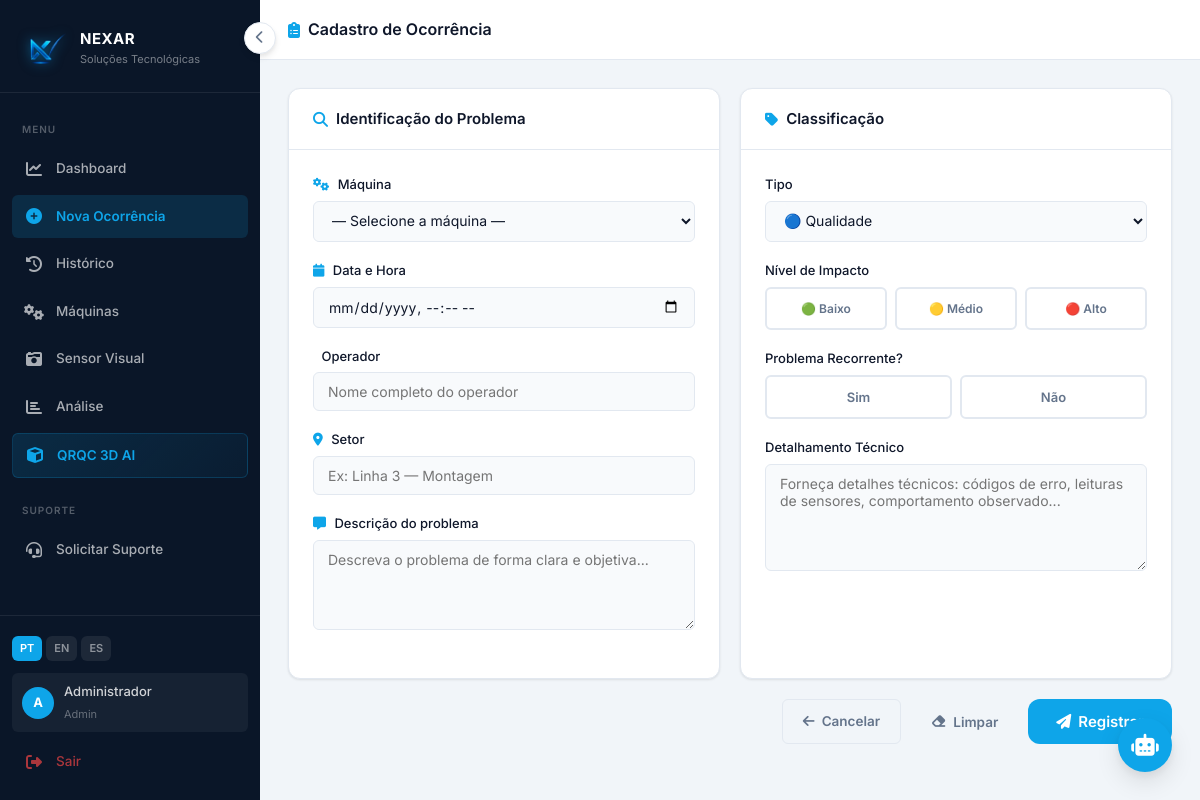
The app's page /CadastroOcorrencia (signed in) with its own data.
### tables this page shows
CREATE TABLE usuarios (
            id INTEGER PRIMARY KEY AUTOINCREMENT,
            nome TEXT NOT NULL,
            email TEXT UNIQUE NOT NULL,
            senha_hash TEXT NOT NULL,
            perfil TEXT DEFAULT 'operador',
            ativo INTEGER DEFAULT 1,
            criado_em DATETIME DEFAULT CURRENT_TIMESTAMP
        );

### app.py (the view)
@app.route("/CadastroOcorrencia")
@login_required
def CadastroOcorrencia():
    conn = get_db()
    maquinas = conn.execute("SELECT id, nome, setor FROM maquinas ORDER BY nome").fetchall()
    conn.close()
    preselect = request.args.get("maquina", type=int)
    return render_template("CadastroOcorrencia.html", maquinas=maquinas, preselect_maquina=preselect)

### app.py (called while the page is built)
def get_db():
    conn = sqlite3.connect("qrqc.db")
    conn.row_factory = sqlite3.Row
    return conn

@login_manager.user_loader
def load_user(user_id):
    conn = get_db()
    u = conn.execute("SELECT * FROM usuarios WHERE id = ?", (user_id,)).fetchone()
    conn.close()
    if u:
        return User(u["id"], u["nome"], u["email"], u["perfil"])
    return None

@app.context_processor
def inject_globals():
    lang = session.get("lang", "pt")
    return {"t": TRANSLATIONS.get(lang, TRANSLATIONS["pt"]), "lang": lang}

### templates/CadastroOcorrencia.html (shortened to what this page needs)
{% extends 'menu.html' %}
{% block content %}
<div class="topbar">
  <div class="topbar-title">
    <i class="fas fa-clipboard-list"></i> {{ t.cadastro_titulo }}
  </div>
</div>
<div class="page-body">
  <form action="{{ url_for('registrar_ocorrencia') }}" method="POST" id="formOcorrencia">
    <div class="grid-2">
      <div class="card">
        <div class="card-header">
          <span class="card-title"><i class="fas fa-search"></i> {{ t.identificacao }}</span>
        </div>
        <div class="card-body">
          <div class="form-group">
            <label class="form-label">
              <i class="fas fa-cogs" style="color:var(--primary); margin-right:5px;"></i>
              {{ t.maquina }}
            </label>
            <select name="maquina_id" class="form-select">
              <option value="">{{ t.selecione_maquina }}</option>
            </select>
          </div>
          <div class="form-group">
            <label class="form-label">
              <i class="fas fa-calendar" style="color:var(--primary); margin-right:5px;"></i>
              {{ t.data_hora }}
            </label>
            <input type="datetime-local" name="data_ocorrencia" class="form-control" required />
          </div>
          <div class="form-group">
            <label class="form-label">
              {{ t.operador }}
            </label>
            <input type="text" name="nome_operador" class="form-control"
                   placeholder="Nome completo do operador" required />
          </div>
          <div class="form-group">
            <label class="form-label">
              <i class="fas fa-map-marker-alt" style="color:var(--primary); margin-right:5px;"></i>
              {{ t.setor }}
            </label>
            <input type="text" name="setor_area" class="form-control"
                   placeholder="Ex: Linha 3 — Montagem" required />
          </div>
          <div class="form-group">
            <label class="form-label">
              <i class="fas fa-comment-alt" style="color:var(--primary); margin-right:5px;"></i>
              {{ t.descricao }}
            </label>
            <textarea name="descricao" class="form-control" rows="4"
                      placeholder="Descreva o problema de forma clara e objetiva..." required></textarea>
          </div>
        </div>
      </div>
      <div class="card">
        <div class="card-header">
          <span class="card-title"><i class="fas fa-tag"></i> {{ t.classificacao }}</span>
        </div>
        <div class="card-body">
          <div class="form-group">
            <label class="form-label">{{ t.tipo }}</label>
            <select name="tipo_ocorrencia" class="form-select" required>
              <option value="Qualidade">🔵 {{ t.qualidade }}</option>
            </select>
          </div>
          <div class="form-group">
            <label class="form-label">{{ t.impacto }}</label>
            <div class="impact-grid" id="impactoGroup">
              <div class="impact-btn" data-value="Baixo" data-level="baixo" onclick="selImpacto(this)" style="
                text-align:center; padding:10px 6px; border-radius:var(--radius-sm);
                border:2px solid var(--border); font-size:12px; font-weight:600;
                color:var(--text-muted); transition:var(--transition); cursor:pointer;
              ">🟢 {{ t.baixo }}</div>
              <div class="impact-btn" data-value="Médio" data-level="medio" onclick="selImpacto(this)" style="
                text-align:center; padding:10px 6px; border-radius:var(--radius-sm);
                border:2px solid var(--border); font-size:12px; font-weight:600;
                color:var(--text-muted); transition:var(--transition); cursor:pointer;
              ">🟡 {{ t.medio }}</div>
              <div class="impact-btn" data-value="Alto" data-level="alto" onclick="selImpacto(this)" style="
                text-align:center; padding:10px 6px; border-radius:var(--radius-sm);
                border:2px solid var(--border); font-size:12px; font-weight:600;
                color:var(--text-muted); transition:var(--transition); cursor:pointer;
              ">🔴 {{ t.alto }}</div>
            </div>
          </div>
          <div class="form-group">
            <label class="form-label">{{ t.recorrente }}</label>
            <div style="display:flex; gap:8px;" id="recorrenteGroup">
              <div class="toggle-opt" data-value="Sim" onclick="selRecorrente(this)" style="
                flex:1; text-align:center; padding:10px; border-radius:var(--radius-sm);
                border:2px solid var(--border); font-size:13px; font-weight:600;
                color:var(--text-muted); transition:var(--transition); cursor:pointer;
              ">Sim</div>
              <div class="toggle-opt" data-value="Não" onclick="selRecorrente(this)" style="
                flex:1; text-align:center; padding:10px; border-radius:var(--radius-sm);
                border:2px solid var(--border); font-size:13px; font-weight:600;
                color:var(--text-muted); transition:var(--transition); cursor:pointer;
              ">Não</div>
            </div>
          </div>
          <div class="form-group" style="margin-bottom:0;">
            <label class="form-label">{{ t.detalhamento }}</label>
            <textarea name="detalhamento_tecnico" class="form-control" rows="5"
                      placeholder="Forneça detalhes técnicos: códigos de erro, leituras de sensores, comportamento observado..."
                      required></textarea>
          </div>
        </div>
      </div>
    </div>
    <div class="actions-row">
      <a href="{{ url_for('telaInicial') }}" class="btn btn-outline">
        <i class="fas fa-arrow-left"></i> {{ t.cancelar }}
      </a>
      <button type="reset" class="btn btn-ghost">
        <i class="fas fa-eraser"></i> {{ t.limpar }}
      </button>
      <button type="submit" class="btn btn-primary btn-lg">
        <i class="fas fa-paper-plane"></i> {{ t.registrar }}
      </button>
    </div>
  </form>
</div>
{% endblock %}

### templates/menu.html (shortened to what this page needs)
<!DOCTYPE html>
<html lang="{{ lang }}">
<head>
  <link rel="stylesheet" href="/static/css/design-system.css" />
  <link rel="stylesheet" href="https://cdnjs.cloudflare.com/ajax/libs/font-awesome/6.5.0/css/all.min.css" />
</head>
<body>
<div class="app-wrapper">
  <aside class="sidebar" id="sidebar">
    <div class="sidebar-logo">
      <img src="/static/assets/img/nexar_logo_clean.png" alt="Nexar" />
      <div class="sidebar-logo-text">
        <h4>NEXAR</h4>
        <p>Soluções Tecnológicas</p>
      </div>
    </div>
    <nav class="sidebar-nav">
      <span class="nav-label">Menu</span>
      <a href="{{ url_for('dashboard') }}"
         class="nav-item {% if request.endpoint == 'dashboard' %}active{% endif %}">
        <i class="fas fa-chart-line"></i>
        <span>Dashboard</span>
      </a>
      <a href="{{ url_for('CadastroOcorrencia') }}"
         class="nav-item {% if request.endpoint == 'CadastroOcorrencia' or request.endpoint == 'registrar_ocorrencia' %}active{% endif %}">
        <i class="fas fa-plus-circle"></i>
        <span>{{ t.nova_ocorrencia }}</span>
      </a>
      <a href="{{ url_for('historico') }}"
         class="nav-item {% if request.endpoint == 'historico' %}active{% endif %}">
        <i class="fas fa-history"></i>
        <span>{{ t.historico }}</span>
      </a>
      <a href="{{ url_for('maquinas') }}"
         class="nav-item {% if 'maquina' in request.endpoint %}active{% endif %}">
        <i class="fas fa-cogs"></i>
        <span>{{ t.maquinas }}</span>
      </a>
      <a href="{{ url_for('sensor') }}"
         class="nav-item {% if request.endpoint == 'sensor' %}active{% endif %}">
        <i class="fas fa-camera-retro"></i>
        <span>Sensor Visual</span>
      </a>
      <a href="{{ url_for('analise') }}"
         class="nav-item {% if request.endpoint == 'analise' %}active{% endif %}">
        <i class="fas fa-chart-bar"></i>
        <span>Análise</span>
      </a>
      <a href="{{ url_for('historico') }}"
         class="nav-item {% if request.endpoint == 'qrqc3d' %}active{% endif %}"
         style="background: {% if request.endpoint == 'qrqc3d' %}var(--sidebar-active){% else %}linear-gradient(135deg,rgba(14,165,233,.15),rgba(14,165,233,.05)){% endif %}; border: 1px solid rgba(14,165,233,.2);">
        <i class="fas fa-cube" style="color:var(--primary)"></i>
        <span style="color:var(--primary);font-weight:600">QRQC 3D AI</span>
      </a>
      <span class="nav-label" style="margin-top:8px">Suporte</span>
      <a href="{{ url_for('solicitacao') }}"
         class="nav-item {% if request.endpoint == 'solicitacao' %}active{% endif %}">
        <i class="fas fa-headset"></i>
        <span>{{ t.solicitar_suporte }}</span>
      </a>
    </nav>
    <div class="sidebar-footer">
      <div class="lang-selector">
        <a href="{{ url_for('set_lang', lang='pt') }}"
           class="lang-btn {% if lang == 'pt' %}active{% endif %}">PT</a>
        <a href="{{ url_for('set_lang', lang='en') }}"
           class="lang-btn {% if lang == 'en' %}active{% endif %}">EN</a>
        <a href="{{ url_for('set_lang', lang='es') }}"
           class="lang-btn {% if lang == 'es' %}active{% endif %}">ES</a>
      </div>
      <div class="user-chip">
        <div class="user-avatar">
          {{ current_user.nome[0].upper() if current_user.is_authenticated else 'U' }}
        </div>
        <div class="user-info-text">
          <p>{{ current_user.nome if current_user.is_authenticated else 'Usuário' }}</p>
          <span>{{ current_user.perfil.title() if current_user.is_authenticated else '' }}</span>
        </div>
      </div>
      <a href="{{ url_for('logout') }}" class="nav-item" style="color: rgba(239,68,68,.7);">
        <i class="fas fa-sign-out-alt"></i>
        <span>{{ t.sair }}</span>
      </a>
    </div>
  </aside>
  <button class="sidebar-toggle" id="sidebarToggle" onclick="toggleSidebar()">
    <i class="fas fa-chevron-left"></i>
  </button>
  <div class="main-content" id="mainContent">
    {% block content %}{% endblock %}
  </div>
</div>
<button class="chat-fab" id="chatFab" onclick="toggleChat()" title="{{ t.assistente }}">
  <i class="fas fa-robot"></i>
</button>
</body>
</html>

### records on screen
usuarios: nome "A", nome "Administrador", perfil "Admin"

### other values on screen
{{ t.nova_ocorrencia }} "Nova Ocorrência"
{{ t.historico }} "Histórico"
{{ t.maquinas }} "Máquinas"
{{ t.solicitar_suporte }} "Solicitar Suporte"
{{ t.sair }} "Sair"
{{ t.cadastro_titulo }} "Cadastro de Ocorrência"
{{ t.identificacao }} "Identificação do Problema"
{{ t.maquina }} "Máquina"
{{ t.data_hora }} "Data e Hora"
{{ t.operador }} "Operador"
{{ t.setor }} "Setor"
{{ t.descricao }} "Descrição do problema"
{{ t.classificacao }} "Classificação"
{{ t.tipo }} "Tipo"
{{ t.impacto }} "Nível de Impacto"
